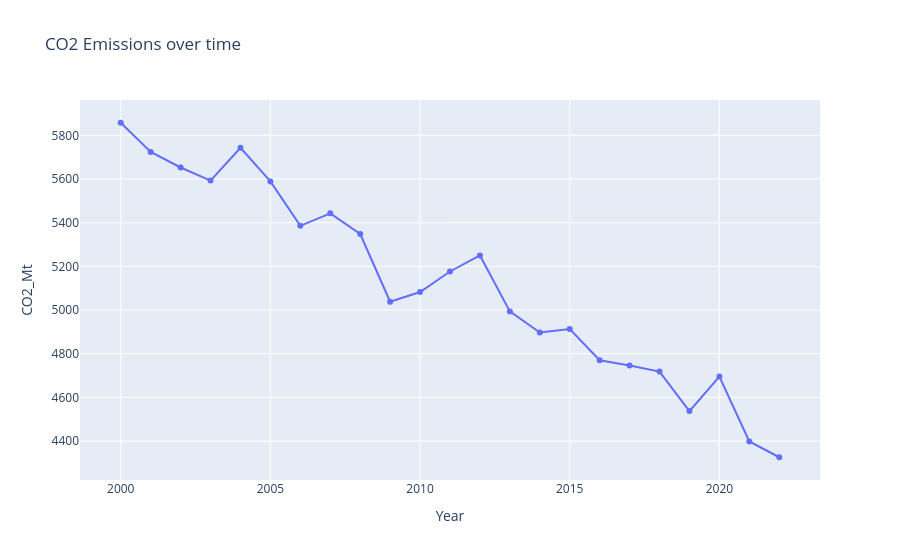

Notebook cell for this chart:
### Markdown cell above
### Example 1 — Basic line chart: Clutter removal step by step

### Code cell
usa = df.loc[df['Country'] == 'United States']

fig = px.line(usa, x='Year', y='CO2_Mt', title='CO2 Emissions over time', markers=True)
fig.show()

### Figure 1 — Plotly figure (JSON) as saved in the notebook; plotly's stock layout.template omitted (floating-point values rounded to 4 significant figures)
{"data": [{"hovertemplate": "Year=%{x}<br>CO2_Mt=%{y}<extra></extra>", "legendgroup": "", "line": {"color": "#636efa", "dash": "solid"}, "marker": {"symbol": "circle"}, "mode": "lines+markers", "name": "", "orientation": "v", "showlegend": false, "type": "scatter", "x": [2000, 2001, 2002, 2003, 2004, 2005, 2006, 2007, 2008, 2009, 2010, 2011, 2012, 2013, 2014, 2015, 2016, 2017, 2018, 2019, 2020, 2021, 2022], "xaxis": "x", "y": [5858.0, 5724, 5653.0, 5593.0, 5743.0, 5589, 5386.0, 5443.0, 5348.0, 5038.0, 5082.0, 5176.0, 5250, 4994.0, 4897.0, 4913.0, 4770.0, 4746.0, 4718.0, 4537.0, 4695.0, 4398.0, 4326.0], "yaxis": "y"}], "layout": {"autosize": true, "legend": {"tracegroupgap": 0}, "title": {"text": "CO2 Emissions over time"}, "xaxis": {"anchor": "y", "autorange": true, "domain": [0, 1], "range": [1999.0, 2023.0], "title": {"text": "Year"}, "type": "linear"}, "yaxis": {"anchor": "x", "autorange": true, "domain": [0, 1], "range": [4199.0, 5984.0], "title": {"text": "CO2_Mt"}, "type": "linear"}}}
